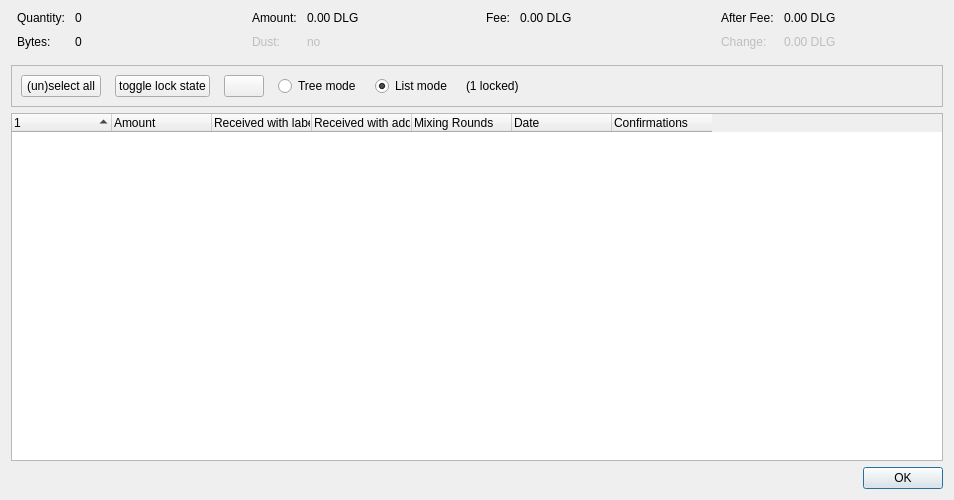
<?xml version="1.0" encoding="UTF-8"?>
<ui version="4.0">
 <class>CoinControlDialog</class>
 <widget class="QDialog" name="CoinControlDialog">
  <property name="geometry">
   <rect>
    <x>0</x>
    <y>0</y>
    <width>954</width>
    <height>500</height>
   </rect>
  </property>
  <property name="windowTitle">
   <string>Coin Selection</string>
  </property>
  <layout class="QVBoxLayout" name="verticalLayout">
   <item>
    <layout class="QHBoxLayout" name="horizontalLayoutTop" stretch="0,0,0,0">
     <property name="topMargin">
      <number>0</number>
     </property>
     <property name="bottomMargin">
      <number>10</number>
     </property>
     <item>
      <layout class="QFormLayout" name="formLayoutCoinControl1">
       <property name="horizontalSpacing">
        <number>10</number>
       </property>
       <property name="verticalSpacing">
        <number>10</number>
       </property>
       <property name="leftMargin">
        <number>6</number>
       </property>
       <property name="rightMargin">
        <number>6</number>
       </property>
       <item row="0" column="0">
        <widget class="QLabel" name="labelCoinControlQuantityText">
         <property name="text">
          <string>Quantity:</string>
         </property>
        </widget>
       </item>
       <item row="0" column="1">
        <widget class="QLabel" name="labelCoinControlQuantity">
         <property name="cursor">
          <cursorShape>IBeamCursor</cursorShape>
         </property>
         <property name="contextMenuPolicy">
          <enum>Qt::ActionsContextMenu</enum>
         </property>
         <property name="text">
          <string notr="true">0</string>
         </property>
         <property name="textInteractionFlags">
          <set>Qt::LinksAccessibleByMouse|Qt::TextSelectableByKeyboard|Qt::TextSelectableByMouse</set>
         </property>
        </widget>
       </item>
       <item row="1" column="0">
        <widget class="QLabel" name="labelCoinControlBytesText">
         <property name="text">
          <string>Bytes:</string>
         </property>
        </widget>
       </item>
       <item row="1" column="1">
        <widget class="QLabel" name="labelCoinControlBytes">
         <property name="cursor">
          <cursorShape>IBeamCursor</cursorShape>
         </property>
         <property name="contextMenuPolicy">
          <enum>Qt::ActionsContextMenu</enum>
         </property>
         <property name="text">
          <string notr="true">0</string>
         </property>
         <property name="textInteractionFlags">
          <set>Qt::LinksAccessibleByMouse|Qt::TextSelectableByKeyboard|Qt::TextSelectableByMouse</set>
         </property>
        </widget>
       </item>
      </layout>
     </item>
     <item>
      <layout class="QFormLayout" name="formLayoutCoinControl2">
       <property name="horizontalSpacing">
        <number>10</number>
       </property>
       <property name="verticalSpacing">
        <number>10</number>
       </property>
       <property name="leftMargin">
        <number>6</number>
       </property>
       <property name="rightMargin">
        <number>6</number>
       </property>
       <item row="0" column="0">
        <widget class="QLabel" name="labelCoinControlAmountText">
         <property name="text">
          <string>Amount:</string>
         </property>
        </widget>
       </item>
       <item row="0" column="1">
        <widget class="QLabel" name="labelCoinControlAmount">
         <property name="cursor">
          <cursorShape>IBeamCursor</cursorShape>
         </property>
         <property name="contextMenuPolicy">
          <enum>Qt::ActionsContextMenu</enum>
         </property>
         <property name="text">
          <string notr="true">0.00 DLG</string>
         </property>
         <property name="textInteractionFlags">
          <set>Qt::LinksAccessibleByMouse|Qt::TextSelectableByKeyboard|Qt::TextSelectableByMouse</set>
         </property>
        </widget>
       </item>
       <item row="1" column="0">
        <widget class="QLabel" name="labelCoinControlLowOutputText">
         <property name="enabled">
          <bool>false</bool>
         </property>
         <property name="text">
          <string>Dust:</string>
         </property>
        </widget>
       </item>
       <item row="1" column="1">
        <widget class="QLabel" name="labelCoinControlLowOutput">
         <property name="enabled">
          <bool>false</bool>
         </property>
         <property name="cursor">
          <cursorShape>IBeamCursor</cursorShape>
         </property>
         <property name="contextMenuPolicy">
          <enum>Qt::ActionsContextMenu</enum>
         </property>
         <property name="text">
          <string notr="true">no</string>
         </property>
         <property name="textInteractionFlags">
          <set>Qt::LinksAccessibleByMouse|Qt::TextSelectableByKeyboard|Qt::TextSelectableByMouse</set>
         </property>
        </widget>
       </item>
      </layout>
     </item>
     <item>
      <layout class="QFormLayout" name="formLayoutCoinControl3">
       <property name="horizontalSpacing">
        <number>10</number>
       </property>
       <property name="verticalSpacing">
        <number>10</number>
       </property>
       <property name="leftMargin">
        <number>6</number>
       </property>
       <property name="rightMargin">
        <number>6</number>
       </property>
       <item row="0" column="0">
        <widget class="QLabel" name="labelCoinControlFeeText">
         <property name="text">
          <string>Fee:</string>
         </property>
        </widget>
       </item>
       <item row="0" column="1">
        <widget class="QLabel" name="labelCoinControlFee">
         <property name="cursor">
          <cursorShape>IBeamCursor</cursorShape>
         </property>
         <property name="contextMenuPolicy">
          <enum>Qt::ActionsContextMenu</enum>
         </property>
         <property name="text">
          <string notr="true">0.00 DLG</string>
         </property>
         <property name="textInteractionFlags">
          <set>Qt::LinksAccessibleByMouse|Qt::TextSelectableByKeyboard|Qt::TextSelectableByMouse</set>
         </property>
        </widget>
       </item>
      </layout>
     </item>
     <item>
      <layout class="QFormLayout" name="formLayoutCoinControl4">
       <property name="horizontalSpacing">
        <number>10</number>
       </property>
       <property name="verticalSpacing">
        <number>10</number>
       </property>
       <property name="leftMargin">
        <number>6</number>
       </property>
       <property name="rightMargin">
        <number>6</number>
       </property>
       <item row="0" column="0">
        <widget class="QLabel" name="labelCoinControlAfterFeeText">
         <property name="text">
          <string>After Fee:</string>
         </property>
        </widget>
       </item>
       <item row="0" column="1">
        <widget class="QLabel" name="labelCoinControlAfterFee">
         <property name="cursor">
          <cursorShape>IBeamCursor</cursorShape>
         </property>
         <property name="contextMenuPolicy">
          <enum>Qt::ActionsContextMenu</enum>
         </property>
         <property name="text">
          <string notr="true">0.00 DLG</string>
         </property>
         <property name="textInteractionFlags">
          <set>Qt::LinksAccessibleByMouse|Qt::TextSelectableByKeyboard|Qt::TextSelectableByMouse</set>
         </property>
        </widget>
       </item>
       <item row="1" column="0">
        <widget class="QLabel" name="labelCoinControlChangeText">
         <property name="enabled">
          <bool>false</bool>
         </property>
         <property name="text">
          <string>Change:</string>
         </property>
        </widget>
       </item>
       <item row="1" column="1">
        <widget class="QLabel" name="labelCoinControlChange">
         <property name="enabled">
          <bool>false</bool>
         </property>
         <property name="cursor">
          <cursorShape>IBeamCursor</cursorShape>
         </property>
         <property name="contextMenuPolicy">
          <enum>Qt::ActionsContextMenu</enum>
         </property>
         <property name="text">
          <string notr="true">0.00 DLG</string>
         </property>
         <property name="textInteractionFlags">
          <set>Qt::LinksAccessibleByMouse|Qt::TextSelectableByKeyboard|Qt::TextSelectableByMouse</set>
         </property>
        </widget>
       </item>
      </layout>
     </item>
    </layout>
   </item>
   <item>
    <widget class="QFrame" name="frame">
     <property name="minimumSize">
      <size>
       <width>0</width>
       <height>40</height>
      </size>
     </property>
     <property name="frameShape">
      <enum>QFrame::StyledPanel</enum>
     </property>
     <property name="frameShadow">
      <enum>QFrame::Sunken</enum>
     </property>
     <layout class="QHBoxLayout" name="horizontalLayout">
      <item>
       <layout class="QHBoxLayout" name="horizontalLayoutPanel" stretch="0,0,0,0,0,0,0">
        <property name="spacing">
         <number>14</number>
        </property>
        <item>
         <widget class="QPushButton" name="pushButtonSelectAll">
          <property name="sizePolicy">
           <sizepolicy hsizetype="Maximum" vsizetype="Fixed">
            <horstretch>0</horstretch>
            <verstretch>0</verstretch>
           </sizepolicy>
          </property>
          <property name="text">
           <string>(un)select all</string>
          </property>
          <property name="autoDefault">
           <bool>false</bool>
          </property>
         </widget>
        </item>
        <item>
         <widget class="QPushButton" name="pushButtonToggleLock">
          <property name="sizePolicy">
           <sizepolicy hsizetype="Maximum" vsizetype="Fixed">
            <horstretch>0</horstretch>
            <verstretch>0</verstretch>
           </sizepolicy>
          </property>
          <property name="text">
           <string>toggle lock state</string>
          </property>
          <property name="autoDefault">
           <bool>false</bool>
          </property>
         </widget>
        </item>
        <item>
         <widget class="QPushButton" name="hideButton">
          <property name="sizePolicy">
           <sizepolicy hsizetype="Maximum" vsizetype="Fixed">
            <horstretch>0</horstretch>
            <verstretch>0</verstretch>
           </sizepolicy>
          </property>
          <property name="text">
           <string/>
          </property>
          <property name="autoDefault">
           <bool>false</bool>
          </property>
         </widget>
        </item>
        <item>
         <widget class="QRadioButton" name="radioTreeMode">
          <property name="sizePolicy">
           <sizepolicy hsizetype="Maximum" vsizetype="Fixed">
            <horstretch>0</horstretch>
            <verstretch>0</verstretch>
           </sizepolicy>
          </property>
          <property name="text">
           <string>Tree mode</string>
          </property>
         </widget>
        </item>
        <item>
         <widget class="QRadioButton" name="radioListMode">
          <property name="sizePolicy">
           <sizepolicy hsizetype="Maximum" vsizetype="Fixed">
            <horstretch>0</horstretch>
            <verstretch>0</verstretch>
           </sizepolicy>
          </property>
          <property name="text">
           <string>List mode</string>
          </property>
          <property name="checked">
           <bool>true</bool>
          </property>
         </widget>
        </item>
        <item>
         <widget class="QLabel" name="labelLocked">
          <property name="text">
           <string>(1 locked)</string>
          </property>
         </widget>
        </item>
        <item>
         <spacer name="horizontalSpacer">
          <property name="orientation">
           <enum>Qt::Horizontal</enum>
          </property>
          <property name="sizeHint" stdset="0">
           <size>
            <width>40</width>
            <height>20</height>
           </size>
          </property>
         </spacer>
        </item>
       </layout>
      </item>
     </layout>
    </widget>
   </item>
   <item>
    <widget class="CoinControlTreeWidget" name="treeWidget">
     <property name="contextMenuPolicy">
      <enum>Qt::CustomContextMenu</enum>
     </property>
     <property name="sortingEnabled">
      <bool>false</bool>
     </property>
     <property name="columnCount">
      <number>7</number>
     </property>
     <attribute name="headerShowSortIndicator" stdset="0">
      <bool>true</bool>
     </attribute>
     <attribute name="headerStretchLastSection">
      <bool>false</bool>
     </attribute>
     <column>
      <property name="text">
       <string/>
      </property>
     </column>
     <column>
      <property name="text">
       <string>Amount</string>
      </property>
     </column>
     <column>
      <property name="text">
       <string>Received with label</string>
      </property>
     </column>
     <column>
      <property name="text">
       <string>Received with address</string>
      </property>
     </column>
     <column>
      <property name="text">
       <string>Mixing Rounds</string>
      </property>
     </column>
     <column>
      <property name="text">
       <string>Date</string>
      </property>
     </column>
     <column>
      <property name="text">
       <string>Confirmations</string>
      </property>
      <property name="toolTip">
       <string>Confirmed</string>
      </property>
     </column>
    </widget>
   </item>
   <item>
    <widget class="QDialogButtonBox" name="buttonBox">
     <property name="orientation">
      <enum>Qt::Horizontal</enum>
     </property>
     <property name="standardButtons">
      <set>QDialogButtonBox::Ok</set>
     </property>
    </widget>
   </item>
  </layout>
 </widget>
 <customwidgets>
  <customwidget>
   <class>CoinControlTreeWidget</class>
   <extends>QTreeWidget</extends>
   <header>qt/coincontroltreewidget.h</header>
  </customwidget>
 </customwidgets>
 <resources/>
 <connections/>
</ui>
